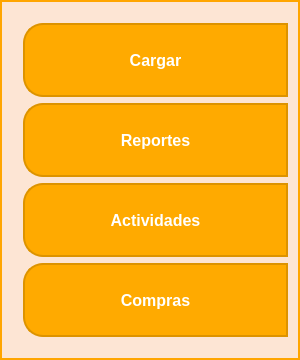
         <widget class="QFrame" name="frameBotones">
          <property name="minimumSize">
           <size>
            <width>300</width>
            <height>0</height>
           </size>
          </property>
          <property name="maximumSize">
           <size>
            <width>0</width>
            <height>16777215</height>
           </size>
          </property>
          <property name="font">
           <font>
            <family>Comic Sans MS</family>
           </font>
          </property>
          <property name="styleSheet">
           <string notr="true">/* Estilo para el QFrame */
QFrame {
    border: 2px solid #FFA500; /* Naranja */
    background-color: rgb(253,229,212);
    padding: 10px;
}

/* Estilo para los QLineEdit */
QLineEdit {
    border: 2px solid #FFA500; /* Naranja */
    border-radius: 10px;
    padding: 5px;
    background-color: #FFEBCC; /* Color crema claro */
    color: #333333;
    font-size: 14px;
    margin-bottom: 10px; /* Espacio entre los campos de entrada */
}


QPushButton {
    background-color: rgb(255, 170, 0);
    border: 2px solid #dd9300; /* Verde oscuro */
	color: rgb(221, 147, 0);
	color: rgb(200, 133, 0);
    color: white;
    font-size: 16px;
    font-weight: bold;
    min-width: 135px;
    min-height: 50px;
    padding: 10px;
	border-top-left-radius:20px;
	border-bottom-left-radius:20px;

}

QPushButton:hover {
    background-color:#dd9300; /* Verde más claro */
    border: 2px solid #dd9300; /* Verde oscuro */
}

QPushButton:pressed {
    background-color: #689F38; /* Verde oscuro */
    border: 2px solid #33691E; /* Verde más oscuro */
}


/* Estilo para el QLabel (título) */
QLabel#title {
    color: #333333;
    font-size: 24px;
    font-weight: bold;
}

/* Estilo para el QLabel (subtítulo) */
QLabel#subtitle {
    color: #FFA500;
    font-size: 14px;
}
</string>
          </property>
          <property name="frameShape">
           <enum>QFrame::StyledPanel</enum>
          </property>
          <property name="frameShadow">
           <enum>QFrame::Raised</enum>
          </property>
          <layout class="QVBoxLayout" name="verticalLayout_2">
           <property name="rightMargin">
            <number>0</number>
           </property>
           <item>
            <widget class="QPushButton" name="bt_menu_cargar">
             <property name="text">
              <string>Cargar</string>
             </property>
             <property name="icon">
              <iconset resource="res1.qrc">
               <normaloff>:/images/bt_upload.png</normaloff>:/images/bt_upload.png</iconset>
             </property>
             <property name="iconSize">
              <size>
               <width>38</width>
               <height>38</height>
              </size>
             </property>
            </widget>
           </item>
           <item>
            <widget class="QPushButton" name="bt_menu_reportes">
             <property name="text">
              <string>Reportes</string>
             </property>
             <property name="icon">
              <iconset resource="res1.qrc">
               <normaloff>:/images/bt_reports.png</normaloff>:/images/bt_reports.png</iconset>
             </property>
             <property name="iconSize">
              <size>
               <width>38</width>
               <height>38</height>
              </size>
             </property>
            </widget>
           </item>
           <item>
            <widget class="QPushButton" name="bt_menu_actividades">
             <property name="text">
              <string>Actividades</string>
             </property>
             <property name="icon">
              <iconset resource="res1.qrc">
               <normaloff>:/images/bt_activities.png</normaloff>:/images/bt_activities.png</iconset>
             </property>
             <property name="iconSize">
              <size>
               <width>38</width>
               <height>38</height>
              </size>
             </property>
            </widget>
           </item>
           <item>
            <widget class="QPushButton" name="bt_menu_compras">
             <property name="text">
              <string>Compras</string>
             </property>
             <property name="icon">
              <iconset resource="res1.qrc">
               <normaloff>:/images/bt_shop.png</normaloff>:/images/bt_shop.png</iconset>
             </property>
             <property name="iconSize">
              <size>
               <width>38</width>
               <height>38</height>
              </size>
             </property>
            </widget>
           </item>
          </layout>
         </widget>
